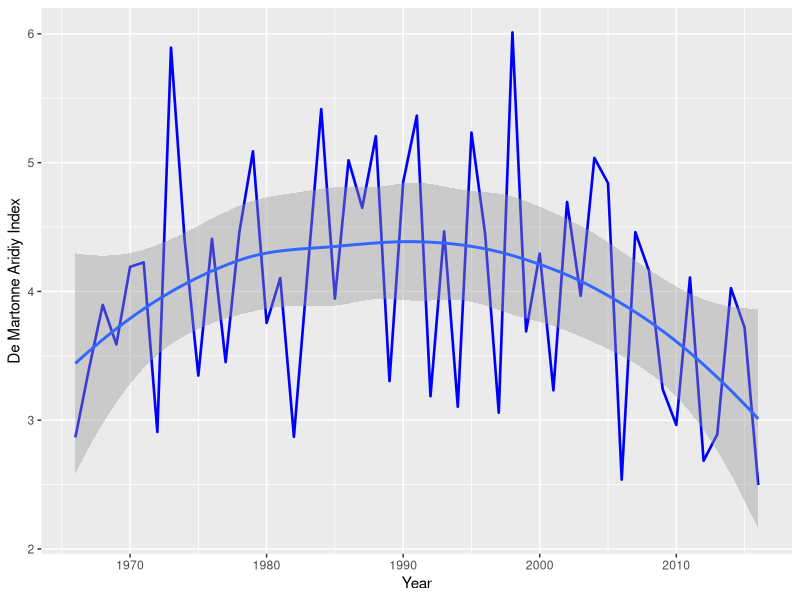
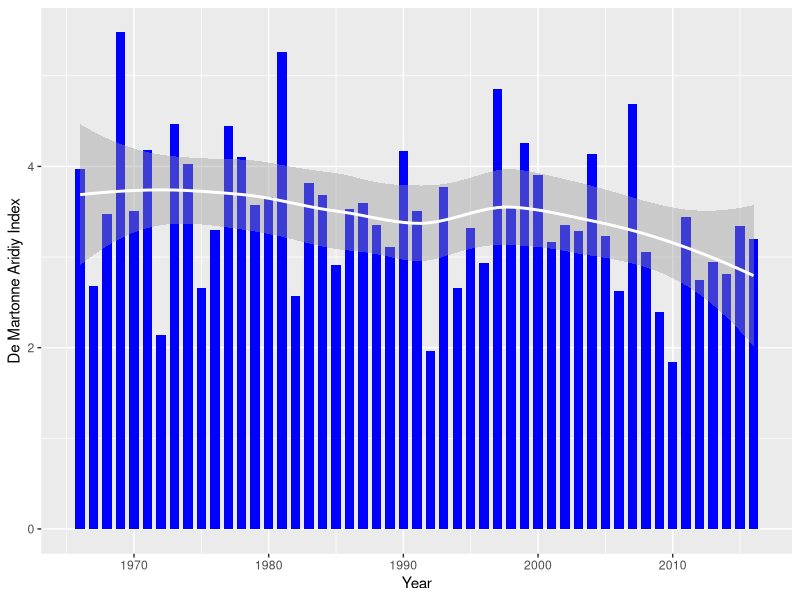
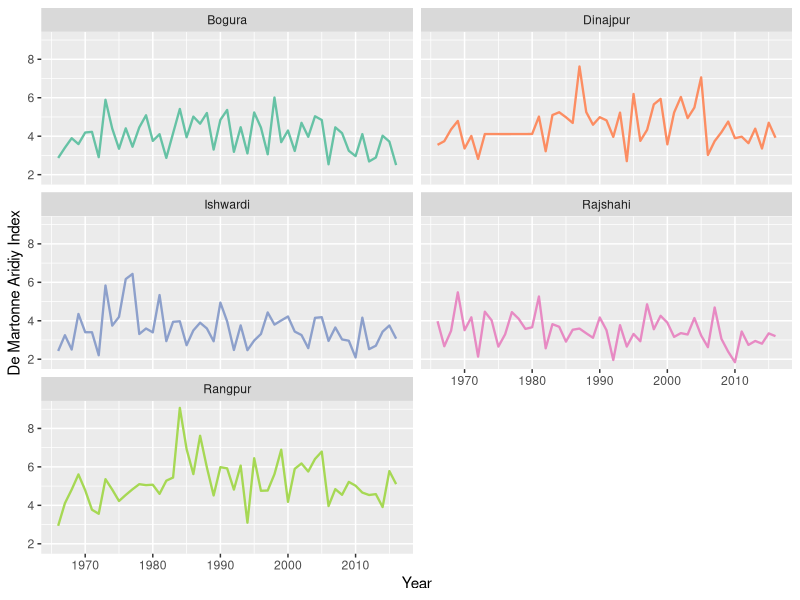
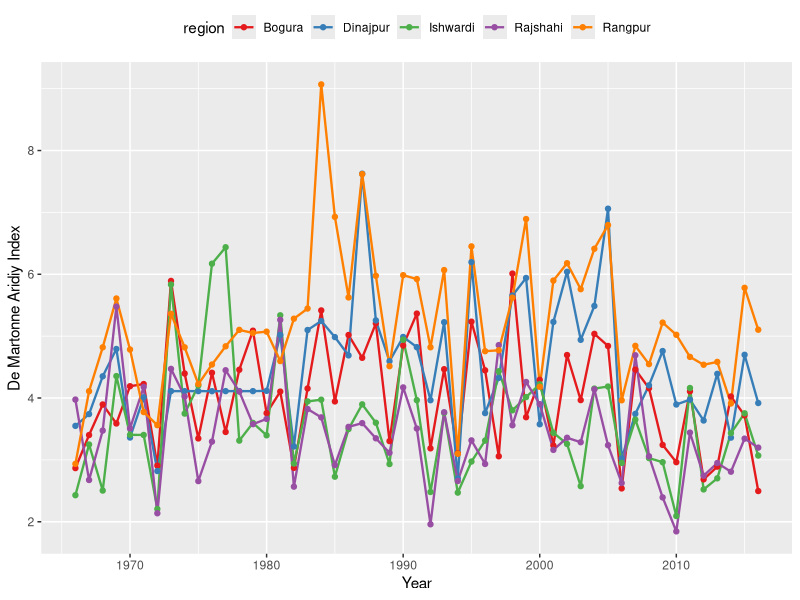
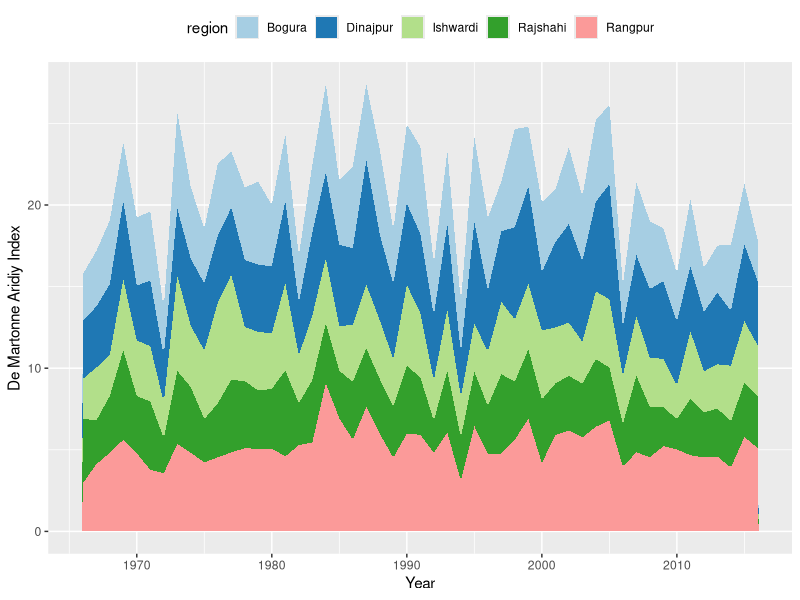
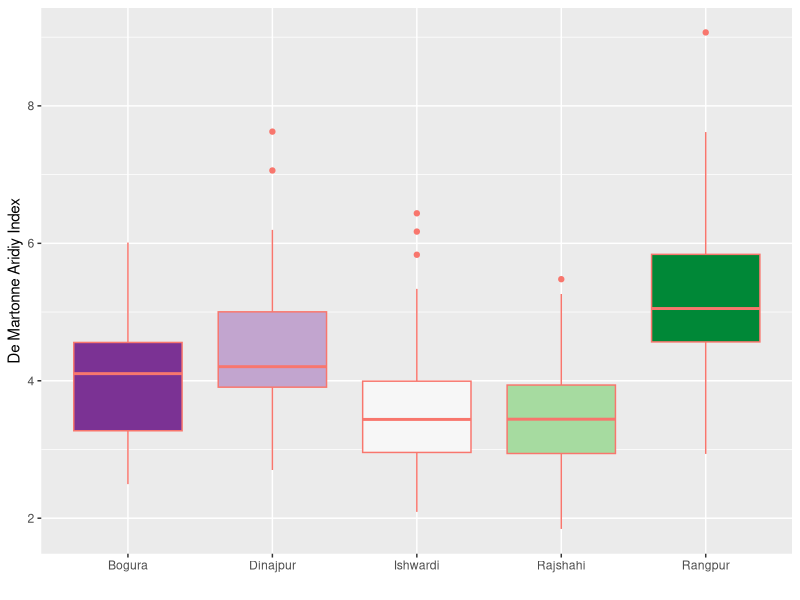
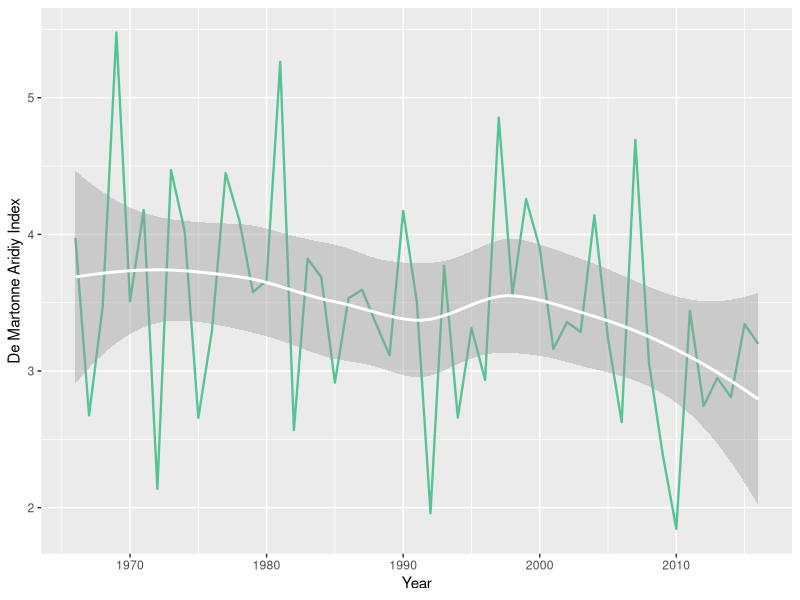
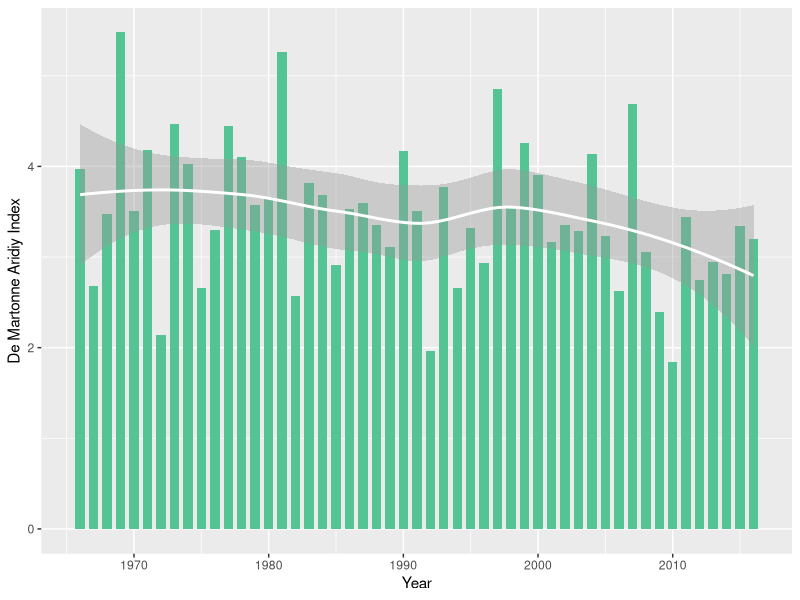

These charts were generated, in order, by the following R code:
library(tidyverse)
library(RColorBrewer)

idm <- read_csv("data/idm.csv") 

View(idm)

idm_tidy <- idm %>% pivot_longer(2:6, names_to = "region", values_to = "idm")

## Bogura

idm %>% ggplot(aes(x=Year, y = Bogura, group =1))+
  geom_line(size=0.9, color="blue")+
  labs(y="De Martonne Aridiy Index")+
  geom_smooth()


idm_tidy %>% filter(region=="Rajshahi") %>% 
  ggplot(aes(x=Year, y = idm))+
  geom_bar(stat="identity", fill="blue", width=0.7)+
  labs(y="De Martonne Aridiy Index")+
  geom_smooth(color="white")

col <- c("#54C495", "#3BBFB2", "#4CB6C7", "#75A9D0", "#9E9ACA")

dma <- function(r, col, col2){
  idm_tidy %>% filter(region==r) %>% 
    ggplot(aes(x=Year, y = idm, group =1))+
    geom_line(size=0.8, color=col)+
    labs(y="De Martonne Aridiy Index")+
  geom_smooth(color=col2)
  
  ggsave(filename = paste0("output/idm_",r,".png"), dpi = 300)
  
  ## Bar chart
  idm_tidy %>% filter(region==r) %>% 
    ggplot(aes(x=Year, y = idm))+
    geom_bar(stat="identity", fill=col, width=0.7)+
    labs(y="De Martonne Aridiy Index")+
    geom_smooth(color=col2)
  
  ggsave(filename = paste0("output/idm_bar_",r,".png"), dpi = 300)
}

dma("Rajshahi", col = "#54C495", col2 = "white")
dma("Bogura", col = "#3BBFB2", col2 = "white")
dma("Dinajpur", col = "#4CB6C7", col2 = "white")
dma("Ishwardi", col = "#75A9D0", col2 = "white")
dma("Rangpur", col = "#9E9ACA", col2 = "white")

## All in one plot

idm_tidy %>% ggplot(aes(x=Year, y = idm, color = region, group=1))+
  geom_line(size=0.8, show.legend = F)+
  facet_wrap(~region, nrow=3)+
  labs(y="De Martonne Aridiy Index")+
  scale_color_brewer(palette="Set2")

ggsave("output/idm_all_facet.png", dpi = 300)


## All lines in same graph

idm_tidy %>% ggplot(aes(Year, idm, color = region))+
  geom_line(size=0.8)+
  labs(y="De Martonne Aridiy Index")+
  scale_color_brewer(palette="Set1")+
  geom_point()+
  theme(legend.position = "top")

ggsave("output/idm_all.png", dpi = 300)

## Area Chart

idm_tidy %>% ggplot(aes(Year, idm, fill = region))+
  geom_area(size=0.8)+
  labs(y="De Martonne Aridiy Index")+
  scale_fill_brewer(palette="Paired")+
  theme(legend.position = "top")

ggsave("output/idm_area.png", dpi = 300)

## Boxplot 

idm_tidy %>% ggplot(aes(x=region, y=idm, color = "blue", fill=region))+
  geom_boxplot(show.legend = FALSE)+
  labs(x="", y="De Martonne Aridiy Index")+
  scale_fill_brewer(palette="PRGn")
ggsave("output/idm_box.png", dpi = 300) 
